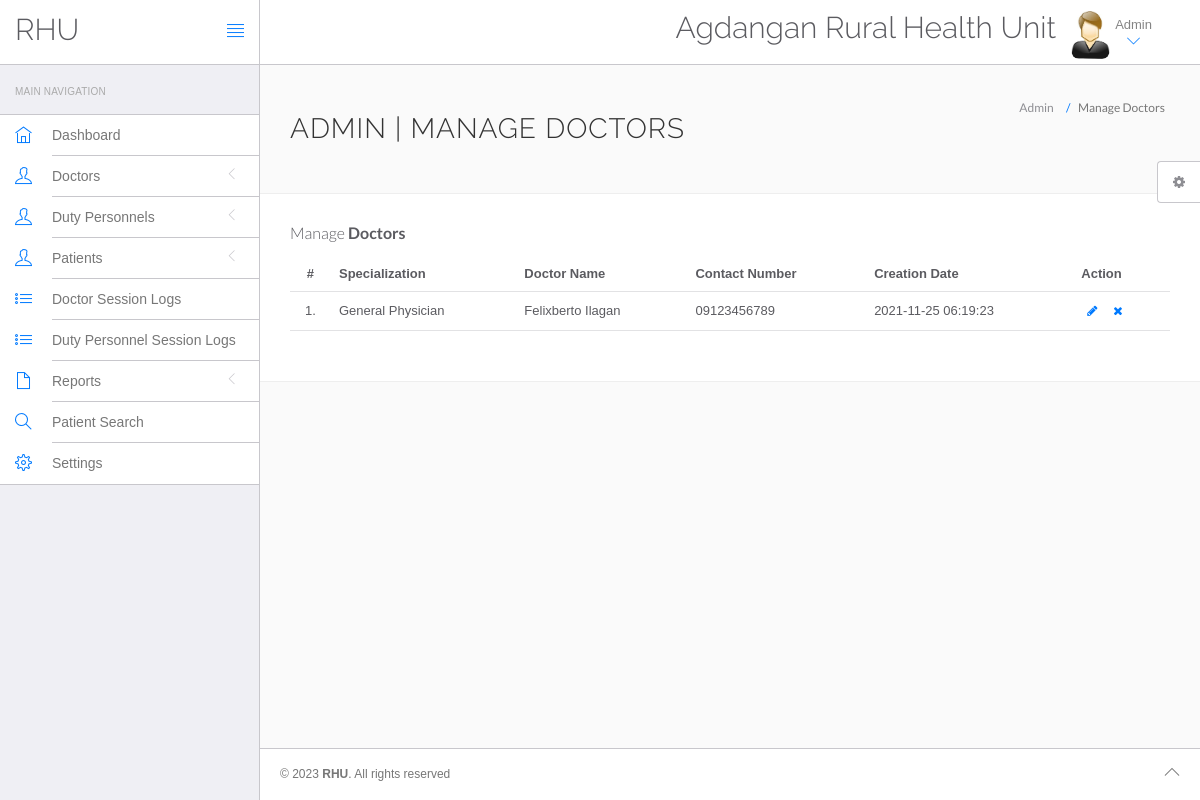
The app's page /admin/manage-doctor.php (signed in) with its own data.
### tables this page shows
CREATE TABLE `settings` (
  `id` int(11) NOT NULL,
  `HealthCenter` varchar(200) DEFAULT NULL,
  `Address` varchar(200) DEFAULT NULL,
  `ContactNo` varchar(12) DEFAULT NULL,
  `EmailAdd` mediumtext DEFAULT NULL,
  `OpeningHour` varchar(200) DEFAULT NULL,
  `Doctor` mediumtext DEFAULT NULL,
  `About` mediumtext DEFAULT NULL,
  `Map` longtext DEFAULT NULL
);

CREATE TABLE `doctor` (
  `id` int(11) NOT NULL,
  `adminID` int(10) DEFAULT NULL,
  `specialization` varchar(255) DEFAULT NULL,
  `fullName` varchar(255) DEFAULT NULL,
  `address` longtext DEFAULT NULL,
  `contactno` varchar(255) DEFAULT NULL,
  `email` varchar(255) DEFAULT NULL,
  `password` varchar(255) DEFAULT NULL,
  `regDate` timestamp NULL DEFAULT current_timestamp(),
  `updationDate` timestamp NULL DEFAULT NULL ON UPDATE current_timestamp()
);

### admin/manage-doctor.php (the view, shortened to what this page needs)
<?php
include('include/config.php');
?>
<!DOCTYPE html>
<html lang="en">
	<head>
		<link rel="stylesheet" href="vendor/bootstrap/css/bootstrap.min.css">
		<link rel="stylesheet" href="vendor/fontawesome/css/font-awesome.min.css">
		<link rel="stylesheet" href="vendor/themify-icons/themify-icons.min.css">
		<link href="vendor/animate.css/animate.min.css" rel="stylesheet" media="screen">
		<link href="vendor/perfect-scrollbar/perfect-scrollbar.min.css" rel="stylesheet" media="screen">
		<link href="vendor/switchery/switchery.min.css" rel="stylesheet" media="screen">
		<link href="vendor/bootstrap-touchspin/jquery.bootstrap-touchspin.min.css" rel="stylesheet" media="screen">
		<link href="vendor/select2/select2.min.css" rel="stylesheet" media="screen">
		<link href="vendor/bootstrap-datepicker/bootstrap-datepicker3.standalone.min.css" rel="stylesheet" media="screen">
		<link href="vendor/bootstrap-timepicker/bootstrap-timepicker.min.css" rel="stylesheet" media="screen">
		<link rel="stylesheet" href="assets/css/styles.css">
		<link rel="stylesheet" href="assets/css/plugins.css">
		<link rel="stylesheet" href="assets/css/themes/theme-1.css" id="skin_color" />
	</head>
	<body>
		<div id="app">
<?php include('include/sidebar.php');?>
			<div class="app-content">
						<?php include('include/header.php');?>
				<div class="main-content" >
					<div class="wrap-content container" id="container">
						<section id="page-title">
							<div class="row">
								<div class="col-sm-8">
									<h1 class="mainTitle">Admin | Manage Doctors</h1>
																	</div>
								<ol class="breadcrumb">
									<li>
										<span>Admin</span>
									</li>
									<li class="active">
										<span>Manage Doctors</span>
									</li>
								</ol>
							</div>
						</section>
						<div class="container-fluid container-fullw bg-white">
									<div class="row">
								<div class="col-md-12">
									<h5 class="over-title margin-bottom-15">Manage <span class="text-bold">Doctors</span></h5>
									<table class="table table-hover" id="sample-table-1">
										<thead>
											<tr>
												<th class="center">#</th>
												<th>Specialization</th>
												<th>Doctor Name</th>
												<th>Contact Number </th>
												<th class="hidden-xs">Creation Date </th>
												<th>Action</th>
											</tr>
										</thead>
										<tbody>
<?php
$adminid=$_SESSION['id'];
$sql=mysqli_query($con,"select * from doctor where adminID='$adminid'");
$cnt=1;
while($row=mysqli_fetch_array($sql))
{
?>
											<tr>
												<td class="center"><?php echo $cnt;?>.</td>
												<td><?php echo $row['specialization'];?></td>
												<td><?php echo $row['fullName'];?></td>
												<td><?php echo $row['contactno'];?></td>
												<td class="hidden-xs"><?php echo $row['regDate'];?></td>
												<td >
							<a href="edit-doctor.php?id=<?php echo $row['id'];?>" class="btn btn-transparent btn-xs" tooltip-placement="top" tooltip="Edit"><i class="fa fa-pencil"></i></a>
	<a href="manage-doctor.php?id=<?php echo $row['id']?>&del=delete" onClick="return confirm('Are you sure you want to delete?')"class="btn btn-transparent btn-xs tooltips" tooltip-placement="top" tooltip="Remove"><i class="fa fa-times fa fa-white"></i></a>
												</td>
											</tr>
											<?php
$cnt=$cnt+1;
											 }?>
										</tbody>
									</table>
								</div>
							</div>
								</div>
							</div>
						</div>
					</div>
	<?php include('include/footer.php');?>
	<?php include('include/setting.php');?>
		</div>
	</body>
</html>

### admin/include/header.php (shortened to what this page needs)
<?php
include("include/config.php");
$val=mysqli_query($con,"select * from settings where id = 1");
while ($row_val=mysqli_fetch_array($val)) {
	$name = $row_val['HealthCenter'];
}
?>
<header class="navbar navbar-default navbar-static-top">
					<div class="navbar-header">
						<a class="navbar-brand" href="#">
							<h2 style="padding-top:20%; ">RHU</h2>
						</a>
						<a href="#" class="sidebar-toggler pull-right visible-md visible-lg" data-toggle-class="app-sidebar-closed" data-toggle-target="#app">
							<i class="ti-align-justify"></i>
						</a>
					</div>
					<div class="navbar-collapse collapse">
						<ul class="nav navbar-right">
								<li  style="padding-top:2% ">
								<h2><?php echo $name;?></h2>
							</li>
							<li class="dropdown current-user">
								<a href class="dropdown-toggle" data-toggle="dropdown">
									<img src="assets/images/images.jpg" > <span class="username">
<?php $query=mysqli_query($con,"select fullname from admin where id='".$_SESSION['id']."'");
while($row=mysqli_fetch_array($query))
{
	echo $row['fullname'];
} ?>
									<i class="ti-angle-down"></i></i></span>
								</a>
							</li>
						</ul>
					</div>
				</header>

### admin/assets/css/themes/theme-1.css (style rules this page uses)
body { background: #FAFAFA; }
header .navbar-header { background: #ffffff !important; border-right-color: #c8c7cc !important; border-bottom-color: #c8c7cc !important; }
header .navbar-header .sidebar-toggler, header .navbar-header .sidebar-mobile-toggler { color: #007aff !important; }
header .navbar-header .navbar-brand { color: #777 !important; }
header .navbar-collapse { background: #ffffff !important; border-bottom-color: #c8c7cc !important; box-shadow: none !important; }
header .navbar-collapse .navbar-right > li > a { color: #777; }
header .navbar-collapse .navbar-right > li > a i { color: #007aff !important; }

### records on screen
settings: HealthCenter "Agdangan Rural Health Unit"
doctor: specialization "General Physician", fullName "Felixberto Ilagan", contactno "09123456789", regDate "2021-11-25 06:19:23"

### other values on screen
$row['fullname'] "Admin"
